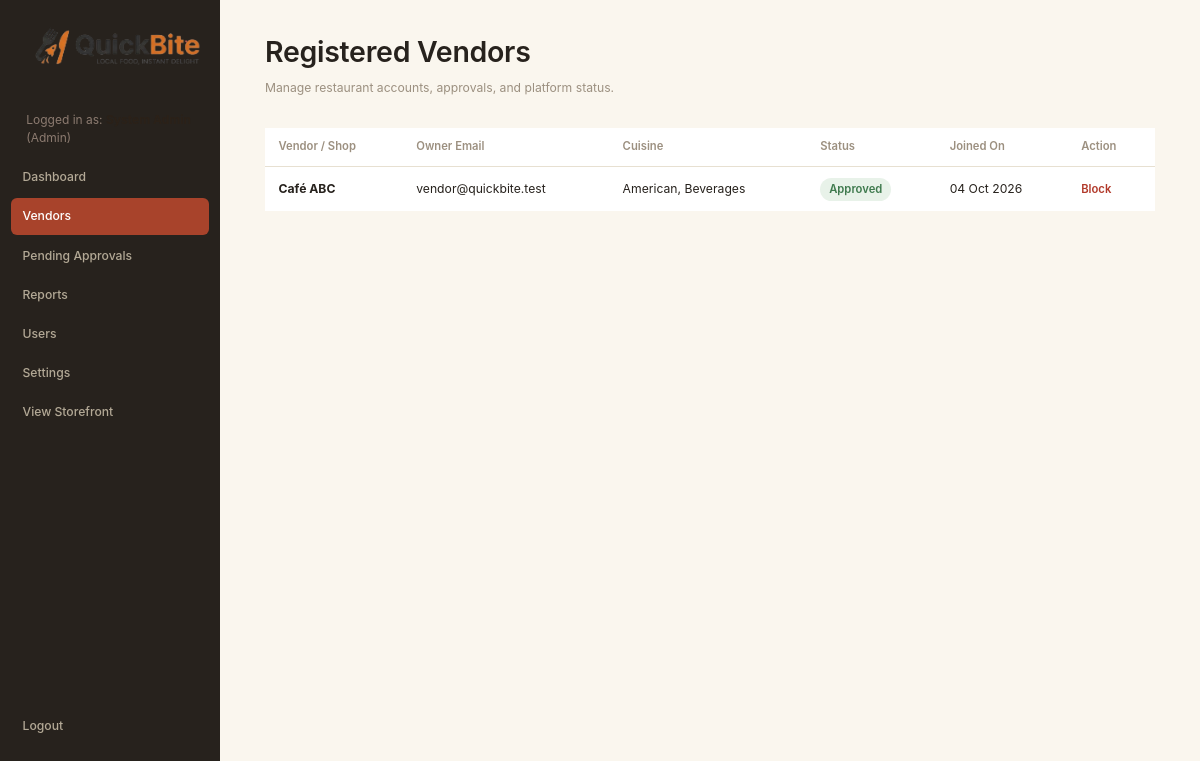
Screenshot of /admin/vendors.php (signed in) with the database file from the repository.
### tables this page shows
CREATE TABLE vendors (
  id INT UNSIGNED AUTO_INCREMENT PRIMARY KEY,
  user_id INT UNSIGNED NOT NULL UNIQUE,
  name VARCHAR(160) NOT NULL,
  cuisine VARCHAR(255) NOT NULL,
  description TEXT NULL,
  image VARCHAR(500) NULL,
  rating DECIMAL(2,1) NOT NULL DEFAULT 0,
  delivery_time VARCHAR(50) NOT NULL DEFAULT '30-40 mins',
  min_order DECIMAL(10,2) NOT NULL DEFAULT 0,
  status ENUM('pending','approved','rejected','blocked') NOT NULL DEFAULT 'pending',
  created_at TIMESTAMP DEFAULT CURRENT_TIMESTAMP,
  FOREIGN KEY(user_id) REFERENCES users(id) ON DELETE CASCADE
);

CREATE TABLE users (
  id INT UNSIGNED AUTO_INCREMENT PRIMARY KEY,
  name VARCHAR(120) NOT NULL,
  email VARCHAR(190) NOT NULL UNIQUE,
  phone VARCHAR(30) NULL,
  password_hash VARCHAR(255) NOT NULL,
  role ENUM('customer','vendor','admin') NOT NULL DEFAULT 'customer',
  status ENUM('active','blocked','pending') NOT NULL DEFAULT 'active',
  created_at TIMESTAMP DEFAULT CURRENT_TIMESTAMP
);

### admin/vendors.php (the view, shortened to what this page needs)
<?php
include __DIR__ . '/../includes/data.php';
include __DIR__ . '/../includes/admin-header.php';
?>
<section class="dash-panel">
  <h1 class="dash-panel__title">Registered Vendors</h1>
  <p class="dash-panel__subtitle">Manage restaurant accounts, approvals, and platform status.</p>
  <table class="data-table">
    <thead><tr><th>Vendor / Shop</th><th>Owner Email</th><th>Cuisine</th><th>Status</th><th>Joined On</th><th>Action</th></tr></thead>
    <tbody>
      <?php if (empty($admin_vendors)): ?>
        <tr><td colspan="6" style="text-align: center; color: #6E6259; padding: 2rem;">No vendors registered yet.</td></tr>
      <?php else: ?>
        <?php foreach ($admin_vendors as $v): ?>
          <tr>
            <td><strong><?= htmlspecialchars($v['name']) ?></strong></td>
            <td><?= htmlspecialchars($v['email']) ?></td>
            <td><?= htmlspecialchars($v['cuisine'] ?? '—') ?></td>
            <td><?= status_pill($v['status']) ?></td>
            <td><?= $v['joined'] ?></td>
            <td>
              <?php if ($v['status'] === 'pending'): ?>
                <a href="approvals.php" class="table-action-btn table-action-btn--approve">Review</a>
              <?php elseif ($v['status'] === 'approved'): ?>
                <a href="vendors.php?action=block&id=<?= $v['id'] ?>" class="table-action-btn table-action-btn--reject" onclick="return confirm('Suspend this vendor account?');">Block</a>
              <?php elseif ($v['status'] === 'blocked'): ?>
                <a href="vendors.php?action=activate&id=<?= $v['id'] ?>" class="table-action-btn table-action-btn--approve">Unblock</a>
              <?php else: ?>
                <a href="vendors.php?action=approve&id=<?= $v['id'] ?>" class="table-action-btn table-action-btn--approve">Approve</a>
              <?php endif; ?>
            </td>
          </tr>
        <?php endforeach; ?>
      <?php endif; ?>
    </tbody>
  </table>
</section>
<?php include __DIR__ . '/../includes/admin-footer.php'; ?>

### includes/data.php (shortened to what this page needs)
<?php
$db = get_db();
$avStmt = $db->query("
    SELECT v.id, v.name, u.email, v.status,
           DATE_FORMAT(v.created_at, '%d %b %Y') as joined,
           v.cuisine, v.rating
    FROM vendors v
    JOIN users u ON v.user_id = u.id
    ORDER BY v.id DESC
");
$admin_vendors = $avStmt->fetchAll();
function status_pill(string $status): string
{
    $status = strtolower($status);
    $label = ucfirst($status);
    return "<span class=\"status-pill status-pill--{$status}\">{$label}</span>";
}

### css/base.css (style rules this page uses)
:root { --color-brand: #A8432B; --color-brand-dark: #852F1C; --color-brand-tint: #F3E0D5; --color-accent: #C0862A; --color-ink: #27221D; --color-ink-soft: #675D50; --color-ink-faint: #9C9080; --color-border: #E7E0D1; --color-border-strong: #D6CBB3; --color-bg: #FAF6EE; --color-surface: #FFFFFF; --color-sidebar: #27221D; --color-sidebar-hover: #38322A; --color-success: #3F7A4E; --color-success-bg: #E8F2E9; --color-warn: #B9791E; --color-warn-bg: #FBF1DD; --color-danger: #B23A2B; --color-danger-bg: #FBEAE6; --color-info: #35588C; --color-info-bg: #E8EEF7; --font-display: 'Inter', -apple-system, BlinkMacSystemFont, 'Segoe UI', sans-serif; --font-base: 'Inter', -apple-system, BlinkMacSystemFont, 'Segoe UI', sans-serif; --fs-xs: 0.75rem; --fs-sm: 0.8125rem; --fs-base: 0.9375rem; --fs-md: 1.0625rem; --fs-lg: 1.4rem; --fs-xl: 1.9rem; --fs-xxl: 2.5rem; --gap-xs: 0.375rem; --gap-sm: 0.75rem; --gap-md: 1.25rem; --gap-lg: 2rem; --gap-xl: 3rem; --radius-sm: 6px; --radius-md: 10px; --shadow-card: 0 1px 2px rgba(39, 34, 29, 0.07); }
* { box-sizing: border-box; }
html, body { margin: 0; padding: 0; font-family: var(--font-base); color: var(--color-ink); background: var(--color-bg); font-size: var(--fs-base); line-height: 1.55; -webkit-font-smoothing: antialiased; }
h1, h2, h3 { margin: 0; font-family: var(--font-display); font-weight: 600; letter-spacing: -0.01em; }
p { margin: 0; }
a { color: inherit; text-decoration: none; }
.status-pill { display: inline-block; padding: 0.2rem 0.6rem; border-radius: 999px; font-size: var(--fs-xs); font-weight: 600; }
.status-pill--approved { background: var(--color-success-bg); color: var(--color-success); }

### css/dashboard.css (style rules this page uses)
.dash-panel__title { font-size: var(--fs-xl); }
.dash-panel__subtitle { color: var(--color-ink-faint); margin-top: 0.3rem; font-size: var(--fs-sm); margin-bottom: var(--gap-lg); font-family: var(--font-base); }
.data-table { width: 100%; border-collapse: collapse; background: var(--color-surface); }
.data-table th { text-align: left; font-size: var(--fs-xs); color: var(--color-ink-faint); font-weight: 600; padding: 0.7rem 0.9rem; border-bottom: 1px solid var(--color-border); }
.data-table td { padding: 0.7rem 0.9rem; font-size: var(--fs-sm); border-bottom: 1px solid var(--color-border); }
.data-table tr:last-child td { border-bottom: none; }
.table-action-btn { border: none; background: transparent; color: var(--color-ink-faint); font-size: var(--fs-xs); font-weight: 600; margin-right: 0.6rem; transition: color 0.2s ease; }
.table-action-btn--reject { color: var(--color-danger); }

### rows the page displays
vendors: name "Café ABC", user.email "vendor@quickbite.test", cuisine "American, Beverages", status "Approved", joined "04 Oct 2026"
